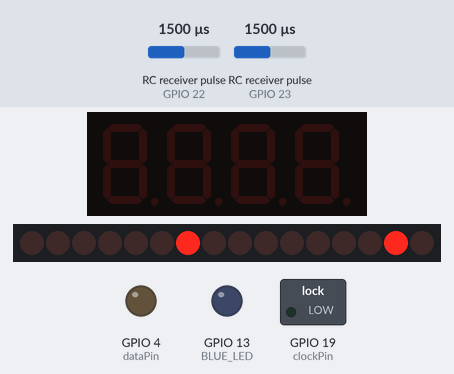
Bench run of a sketch on a simulated ESP32. On the bench: 4-digit seven-segment display, 16 shift-register outputs drawn as a row of LEDs (first output left, lit = HIGH), switched loads named in the sketch (green lamp = pin HIGH), output pins drawn as LEDs (lit = HIGH). Wiring (inferred from the names in the program): 2 × RC receiver channel: data GPIO 22 / data GPIO 23. The inputs (shaded band) are chosen by the test bench; at power-on: RC receiver pulse (sensors on GPIO 22, GPIO 23) 1500 µs. WiFi joins after 1.5 s; servers stay silent unless stated; uploads are accepted with an empty reply; the local clock reads 2024-03-15 10:24:30 at power-on unless the sketch sets it; pins used as bus, display or sensor lines are not drawn; what the sketch prints to the serial monitor is not drawn.

Above: at 11.8 s.

The sketch:

bus_track.ino
```cpp
#include <ArduinoJson.h>
#include <WiFi.h>
#include <HTTPClient.h>
#include <string>
#include <vector>
#include <time.h>
#include <utility>
#include <TM1637Display.h>

// ------------------------------------
// Rotary Encoder
// ------------------------------------
#define CH_A 22
#define CH_B 23
unsigned long _lastIncReadTime = micros();
unsigned long _lastDecReadTime = micros();
int _pauseLength = 25000;
int _fastIncrement = 10;
int _numRoutes = 3;
volatile int counter = 0;

void read_encoder() {
  static uint8_t cur_state = 0b11;
  static int8_t ticks = 0;
  static const int8_t enc_states[] = {0, -1, 1, 0, 1, 0, 0, -1, -1, 0, 0, 1, 0, 1, -1, 0};

  cur_state <<= 2;

  if (digitalRead(CH_A)) cur_state |= 0b10;
  if (digitalRead(CH_B)) cur_state |= 0b01;

  ticks += enc_states[( cur_state & 0x0f )];

  // clockwise turn
  if (ticks > 3) {
    int changevalue = 1;
    if ((micros() - _lastIncReadTime) < _pauseLength) {
      changevalue = _fastIncrement * changevalue;
    }
    _lastIncReadTime = micros();
    counter = counter + changevalue;
    // modulo to numRoutes
    counter = (counter+(_numRoutes*10))%_numRoutes;
    ticks = 0;
  }
  // counter clockwise turn
  else if (ticks < -3) {
    int changevalue = -1;
    if ((micros() - _lastDecReadTime) < _pauseLength) {
      changevalue = _fastIncrement * changevalue;
    }
    _lastDecReadTime = micros();
    counter = counter + changevalue;
    // modulo to numRoutes
    counter = (counter+(_numRoutes*10))%_numRoutes;
    ticks = 0;
  }
}
// ------------------------------------
// END Rotary Encoder
// ------------------------------------


// ------------------------------------
// Current Time Display
// ------------------------------------
#define CLK 12
#define DIO 14
TM1637Display display = TM1637Display(CLK, DIO);
const char* ntpServer = "pool.ntp.org";
const long gmtOffset_sec = -18000;
const long daylightOffset_sec = 0;

void get_current_time() {
  struct tm timeinfo;
  if(!getLocalTime(&timeinfo)){
    Serial.println("Failed to obtain time");
  }
  else{
    Serial.println(&timeinfo, "Current Time - %H:%M:%S");
  }

  int curTime = timeinfo.tm_hour * 100 + timeinfo.tm_min;
  display.showNumberDecEx(curTime, 0b01000000);
}
// ------------------------------------
// END Current Time Display
// ------------------------------------

// ------------------------------------
// 7 Segment Display
// ------------------------------------
#define dataPin 4
#define clockPin 19
#define latchPin 21
byte num[] {0x3f,0x06,0x5b,0x4f,0x66,0x6d,0x7d,0x07,0x7f,0x6f,0x00};
bool busAvailable = false;

void displayNumber(std::pair<int,int> arrivalTimes) {

  digitalWrite(latchPin, LOW);
  shiftNum(arrivalTimes.second);
  shiftNum(arrivalTimes.first);
  digitalWrite(latchPin, HIGH);
}

void shiftNum(int number){
  if(number == 1000){
    Serial.println("@7seg -- no bus available");
    shiftOut(dataPin, clockPin, MSBFIRST, 64);
    shiftOut(dataPin, clockPin, MSBFIRST, 64);
  }
  else{
    Serial.print("@7seg -- Earliest ETA: ");
    Serial.println(number);

    int tens = number / 10;
    int ones = number % 10;

    if(tens == 0) tens = 10;

    shiftOut(dataPin, clockPin, MSBFIRST, num[ones]);
    shiftOut(dataPin, clockPin, MSBFIRST, num[tens]);
  }
}

// ------------------------------------
// END 7 Segment Display
// ------------------------------------

// ------------------------------------
// RGB LED
// ------------------------------------
#define RED_LED 14
#define GREEN_LED 12
#define BLUE_LED 13
// BB green, NW red, CN purple
int red[] = {255, 30, 100};
int green[] = {30, 255, 255};
int blue[] = {255, 255, 100};
void setLED(int route) {
  Serial.print("@RGB -- Setting LED light for route #");
  Serial.println(route);
  Serial.println("@RGB -- BB = 0, NW = 1, CN = 2");
  analogWrite(RED_LED, red[route]);
  analogWrite(GREEN_LED, green[route]);
  analogWrite(BLUE_LED, blue[route]);
}
// ------------------------------------
// END RGB LED
// ------------------------------------

// ------------------------------------
// WiFi
// ------------------------------------
const char* ssid = "";
const char* password = "";

void connectWiFi(){
  WiFi.begin(ssid, password);
  Serial.println("Connecting");

  while(WiFi.status() != WL_CONNECTED) {
    delay(500);
    Serial.print("... ");
  }
  Serial.println("");

  Serial.print("@WiFi -- Connected to WiFi network with IP Address: ");
  Serial.println(WiFi.localIP());
}
// ------------------------------------
// END WiFi
// ------------------------------------


// ------------------------------------
// API, Bus Prediction
// ------------------------------------
const char* endpoint = "https://mbus.ltp.umich.edu/bustime/api/v3/getpredictions?key=";
const char* key = "";

struct StopData {
  String routeId;
  String dir;
  String stopId;
  String vehicleId;
  String arrivalTime;
};

// routes to predict
std::vector<std::tuple<String, String, String>> northboundFromCCTC = {
    {"BB", "NORTHBOUND", "C250"},
    {"NW", "NORTHBOUND", "C251"},
    {"CN", "NORTHBOUND", "C250"}
};

// get Json data from https GET
void get_data(const String& url, DynamicJsonDocument& doc) {
    HTTPClient http;
    http.begin(url);
    http.setFollowRedirects(HTTPC_STRICT_FOLLOW_REDIRECTS);
    http.setFollowRedirects(HTTPC_FORCE_FOLLOW_REDIRECTS);

    int httpResponseCode = http.GET();

    if (httpResponseCode == 302) {
        String redirectUrl = http.header("Location");
        Serial.println("Redirected to: " + redirectUrl);
    }

    if (httpResponseCode == 200) {
        String payload = http.getString();
        deserializeJson(doc, payload);
    }

    http.end();
    return;
}

std::pair<int,int> predict_bus(std::tuple<String, String, String> entry) {
  String routeId, dir, stopId;
  std::tie(routeId, dir, stopId) = entry;

  String url = String(endpoint) + key + "&format=json&rt=" + routeId + "&stpid=" + stopId + "&tmres=s";
  DynamicJsonDocument doc(2048);
  get_data(url, doc);

  std::vector<StopData> result;

  std::pair<int,int> earliestArrival = {1000,1000};

  if (doc.containsKey("bustime-response")) {
    JsonObject response = doc["bustime-response"];

    if(response.containsKey("prd")){
        JsonArray predictions = response["prd"].as<JsonArray>();

        for (JsonObject prediction : predictions) {
          if (prediction["rtdir"].as<String>() == dir) {
            StopData stopData = {
              routeId,
              dir,
              stopId,
              prediction["vid"].as<String>(),
              prediction["prdctdn"].as<String>()
            };
            result.push_back(stopData);
          }
        }
    }
  }

  if(result.size() >= 1) {
    earliestArrival.first = string_to_int(result[0].arrivalTime);
  }
  if(result.size() >= 2) {
    earliestArrival.second = string_to_int(result[1].arrivalTime);
  }

  Serial.println("@predict bus -- ");
  for (const auto& stopData : result) {
        Serial.println("Route ID: " + stopData.routeId);
        Serial.println("Direction: " + stopData.dir);
        Serial.println("Stop ID: " + stopData.stopId);
        Serial.println("Vehicle ID: " + stopData.vehicleId);
        Serial.println("Arrival Time: " + stopData.arrivalTime);
        Serial.println();
  }

  return earliestArrival;
}

int string_to_int(String str) {
  int tmp = 0;
  if(str == "DUE") {
    tmp = 0;
  } else {
    tmp = str.toInt();
  }
  return tmp;
}

// ------------------------------------
// END API, Bus Prediction
// ------------------------------------


void setup() {
  Serial.begin(115200);

  connectWiFi();

  // Current Time Display
  configTime(gmtOffset_sec, daylightOffset_sec, ntpServer);
  get_current_time();
  display.clear();
  display.setBrightness(7);

  // Configure Rotary Encoder
  pinMode(CH_A, INPUT_PULLUP);
  pinMode(CH_B, INPUT_PULLUP);
  attachInterrupt(digitalPinToInterrupt(CH_A), read_encoder, CHANGE);
  attachInterrupt(digitalPinToInterrupt(CH_B), read_encoder, CHANGE);

  // 7 Segment Display
  pinMode(clockPin, OUTPUT);
  pinMode(latchPin, OUTPUT);
  pinMode(dataPin, OUTPUT);

  // RGB LED
  pinMode(RED_LED, OUTPUT);
  pinMode(GREEN_LED, OUTPUT);
  pinMode(BLUE_LED, OUTPUT);
}

int reloadTime = 0;
#define RELOAD_INTERVAL 10000

std::pair<int,int> eta = {1000,1000};

void loop() {

  static int lastCounter = 0;
  if (counter != lastCounter) {
    Serial.print("Route: ");
    Serial.println(std::get<0>(northboundFromCCTC[counter]));
    lastCounter = counter;
    reloadTime = RELOAD_INTERVAL;
    setLED(counter);
  }

  if ((reloadTime >= RELOAD_INTERVAL) && (WiFi.status() == WL_CONNECTED)) {
    Serial.println("###########################");
    Serial.println("Predicting bus...");
    eta = predict_bus(northboundFromCCTC[counter]);
    Serial.println("###########################");
    displayNumber(eta);
    reloadTime = 0;
  }

  delay(10);
  reloadTime += 10;
}
```
